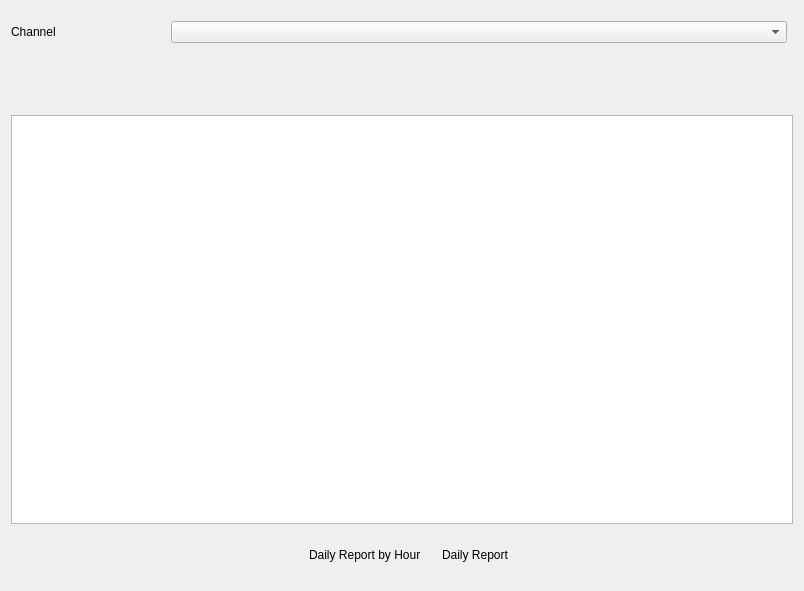
<?xml version="1.0" encoding="UTF-8"?>
<ui version="4.0">
 <class>PeopleCountingRegionResult</class>
 <widget class="QWidget" name="PeopleCountingRegionResult">
  <property name="geometry">
   <rect>
    <x>0</x>
    <y>0</y>
    <width>804</width>
    <height>591</height>
   </rect>
  </property>
  <property name="windowTitle">
   <string>Form</string>
  </property>
  <layout class="QVBoxLayout" name="verticalLayout">
   <item>
    <layout class="QGridLayout" name="gridLayout_3">
     <property name="topMargin">
      <number>10</number>
     </property>
     <item row="2" column="0" colspan="2">
      <widget class="QWidget" name="widgetGrid" native="true">
       <property name="sizePolicy">
        <sizepolicy hsizetype="Expanding" vsizetype="Expanding">
         <horstretch>0</horstretch>
         <verstretch>1</verstretch>
        </sizepolicy>
       </property>
       <layout class="QGridLayout" name="gridLayout">
        <property name="leftMargin">
         <number>0</number>
        </property>
        <property name="topMargin">
         <number>0</number>
        </property>
        <property name="rightMargin">
         <number>0</number>
        </property>
        <property name="bottomMargin">
         <number>0</number>
        </property>
        <item row="0" column="0">
         <widget class="DrawView" name="graphicsView"/>
        </item>
       </layout>
      </widget>
     </item>
     <item row="1" column="0">
      <widget class="QWidget" name="widgetTop" native="true">
       <property name="minimumSize">
        <size>
         <width>0</width>
         <height>60</height>
        </size>
       </property>
       <layout class="QVBoxLayout" name="verticalLayout_2"/>
      </widget>
     </item>
     <item row="3" column="0">
      <widget class="QWidget" name="widgetBottom" native="true">
       <property name="minimumSize">
        <size>
         <width>0</width>
         <height>50</height>
        </size>
       </property>
       <layout class="QVBoxLayout" name="verticalLayout_4">
        <property name="spacing">
         <number>0</number>
        </property>
        <property name="leftMargin">
         <number>0</number>
        </property>
        <property name="topMargin">
         <number>0</number>
        </property>
        <property name="rightMargin">
         <number>0</number>
        </property>
        <property name="bottomMargin">
         <number>0</number>
        </property>
        <item>
         <layout class="QHBoxLayout" name="horizontalLayout_3">
          <item>
           <spacer name="horizontalSpacer">
            <property name="orientation">
             <enum>Qt::Horizontal</enum>
            </property>
            <property name="sizeHint" stdset="0">
             <size>
              <width>40</width>
              <height>20</height>
             </size>
            </property>
           </spacer>
          </item>
          <item>
           <widget class="QRadioButton" name="radioButtonHistogram">
            <property name="styleSheet">
             <string notr="true">border: 0px;
background-color: transparent;</string>
            </property>
            <property name="text">
             <string>Daily Report by Hour</string>
            </property>
           </widget>
          </item>
          <item>
           <widget class="QRadioButton" name="radioButtonHistogram2">
            <property name="styleSheet">
             <string notr="true">border: 0px;
background-color: transparent;</string>
            </property>
            <property name="text">
             <string>Daily Report</string>
            </property>
           </widget>
          </item>
          <item>
           <spacer name="horizontalSpacer_2">
            <property name="orientation">
             <enum>Qt::Horizontal</enum>
            </property>
            <property name="sizeHint" stdset="0">
             <size>
              <width>40</width>
              <height>20</height>
             </size>
            </property>
           </spacer>
          </item>
         </layout>
        </item>
       </layout>
      </widget>
     </item>
     <item row="0" column="0">
      <widget class="QWidget" name="widgetChannel" native="true">
       <property name="minimumSize">
        <size>
         <width>0</width>
         <height>0</height>
        </size>
       </property>
       <layout class="QHBoxLayout" name="horizontalLayout">
        <property name="leftMargin">
         <number>0</number>
        </property>
        <property name="topMargin">
         <number>0</number>
        </property>
        <property name="rightMargin">
         <number>0</number>
        </property>
        <property name="bottomMargin">
         <number>0</number>
        </property>
        <item>
         <widget class="QLabel" name="labelChannel">
          <property name="sizePolicy">
           <sizepolicy hsizetype="Preferred" vsizetype="Preferred">
            <horstretch>1</horstretch>
            <verstretch>0</verstretch>
           </sizepolicy>
          </property>
          <property name="text">
           <string>Channel</string>
          </property>
         </widget>
        </item>
        <item>
         <widget class="ComboBox" name="comboBoxChannel">
          <property name="sizePolicy">
           <sizepolicy hsizetype="Preferred" vsizetype="Fixed">
            <horstretch>4</horstretch>
            <verstretch>0</verstretch>
           </sizepolicy>
          </property>
         </widget>
        </item>
       </layout>
      </widget>
     </item>
    </layout>
   </item>
  </layout>
 </widget>
 <customwidgets>
  <customwidget>
   <class>DrawView</class>
   <extends>QGraphicsView</extends>
   <header>DrawView.h</header>
  </customwidget>
  <customwidget>
   <class>ComboBox</class>
   <extends>QComboBox</extends>
   <header>combobox.h</header>
  </customwidget>
 </customwidgets>
 <resources/>
 <connections/>
</ui>
